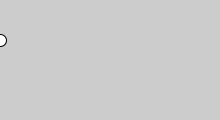
Frame 1 (no input)
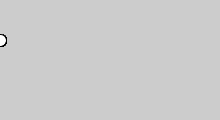
Frame 60 (the mouse pressed at the canvas centre just before this capture)
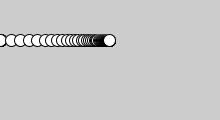
Frame 120 (the mouse held since frame 60 and released just before this capture)

The Processing sketch that drew these frames (run headless with seeded random() and noise(); from frame 60 on, the mouse is pressed at the canvas centre):

// Processing sketch: sketch_5_8
// ── sketch_5_8.pde
float x = 0;
float easing = .1;

void setup(){
	size(220,120);
	smooth();
}

void draw(){
	float targetX = mouseX;
	// x += (targetX - x)*easing;
	x = x + (targetX - x)*easing;

	/*
	
	0 +(100 - 0)*.1 = 10

	*/

	ellipse(x,40,12,12);
	println(targetX + ": " + x);	
}
